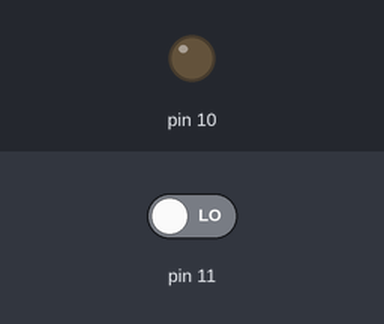
Bench run of a sketch on a simulated Arduino Uno, built with avr-gcc and run on an emulated ATmega328P. On the bench: output pins drawn as LEDs (lit = HIGH). The test bench sets the inputs (shaded band); at power-on: pin 11 LOW.

Above: at 1.2 s.
1.3 s: pin 11 driven HIGH
At 2.2 s:
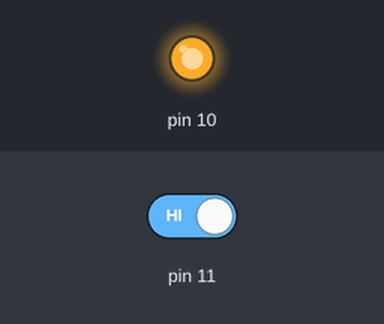
2.8 s: pin 11 driven LOW
At 3.4 s:
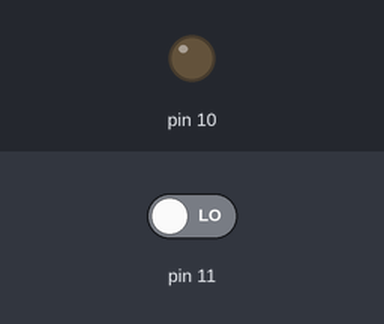
Timing chart, 0 to 5.8 s (numbered marks = the images above; inputs shaded):
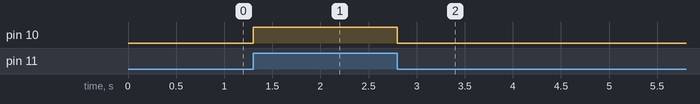

The sketch:

Prender_un_led_con_un_boton.ino
```cpp
void setup() {
  // put your setup code here, to run once:
  pinMode(10, OUTPUT);
  pinMode(11, INPUT);
}

void loop() {
  // put your main code here, to run repeatedly:
  digitalWrite(10, digitalRead(11));
}
```

Measured:
- after the input at 1.3 s, pin 10: LOW → HIGH at once
- after the input at 2.8 s, pin 10: HIGH → LOW at once
